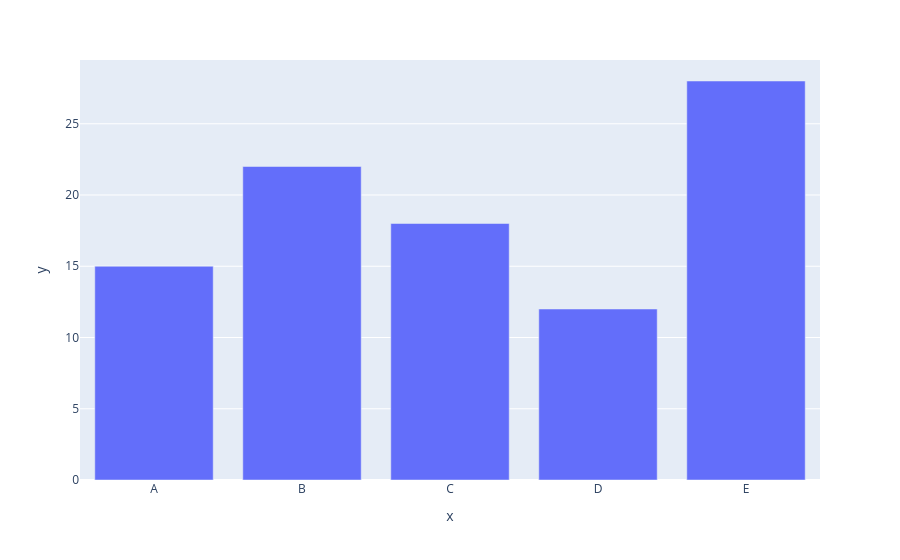

Here is the notebook cell this chart was saved with:
### Code cell
# import the plotly express library
import plotly.express as px

# Some dummy data
categories = ['A', 'B', 'C', 'D', 'E']
values = [15, 22, 18, 12, 28]

# Plot
fig = px.bar(
  x=categories,
  y=values,
)

fig.show()

### Figure 1 — Plotly figure (JSON) as saved in the notebook; plotly's stock layout.template omitted (floating-point values rounded to 4 significant figures)
{"data": [{"alignmentgroup": "True", "hovertemplate": "x=%{x}<br>y=%{y}<extra></extra>", "legendgroup": "", "marker": {"color": "#636efa", "pattern": {"shape": ""}}, "name": "", "offsetgroup": "", "orientation": "v", "showlegend": false, "textposition": "auto", "x": ["A", "B", "C", "D", "E"], "xaxis": "x", "y": [15, 22, 18, 12, 28], "yaxis": "y", "type": "bar"}], "layout": {"xaxis": {"anchor": "y", "domain": [0.0, 1.0], "title": {"text": "x"}}, "yaxis": {"anchor": "x", "domain": [0.0, 1.0], "title": {"text": "y"}}, "legend": {"tracegroupgap": 0}, "margin": {"t": 60}, "barmode": "relative"}}
